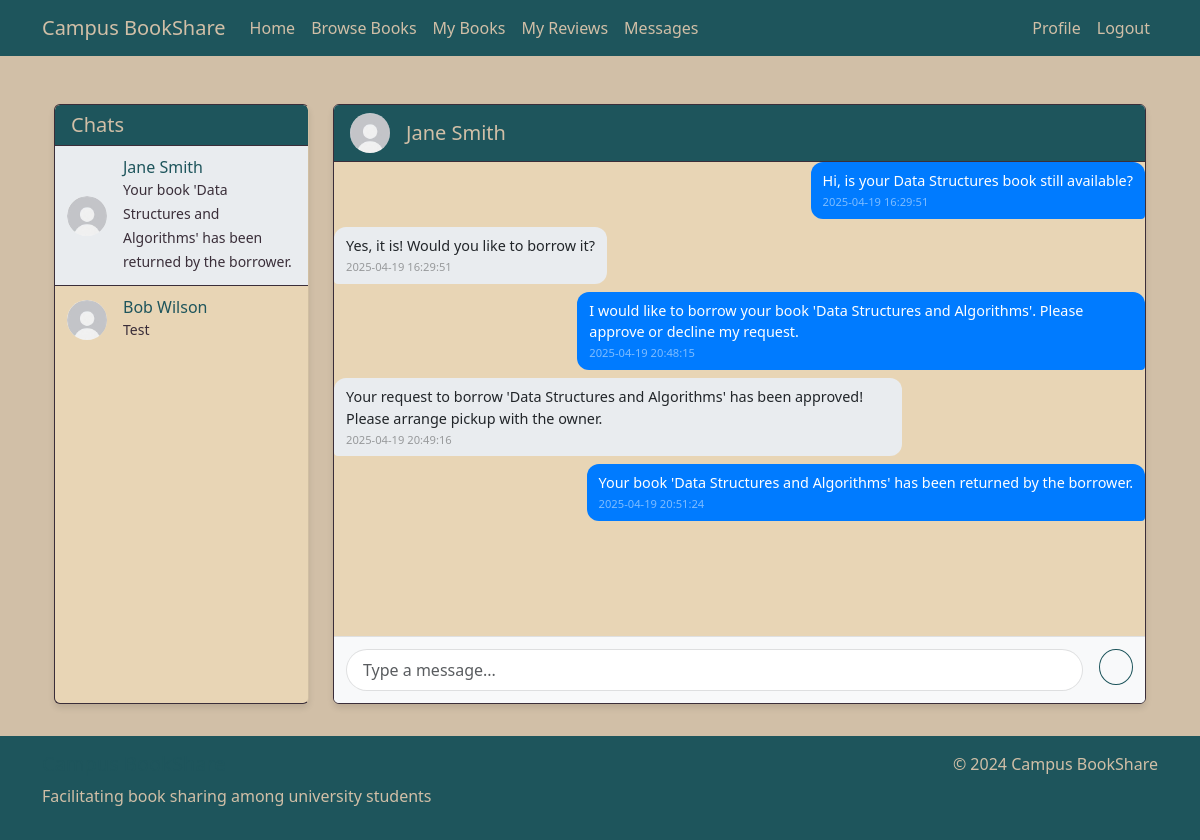
Screenshot of /messages?message_id=7 (signed in) with the database file from the repository.
### tables this page shows
CREATE TABLE Users (
        user_id INTEGER PRIMARY KEY AUTOINCREMENT,
        name TEXT NOT NULL,
        email TEXT NOT NULL UNIQUE,
        password TEXT NOT NULL,
        profile_image TEXT,
        location TEXT
    );

CREATE TABLE Messages (
        message_id INTEGER PRIMARY KEY AUTOINCREMENT,
        sender_id INTEGER,
        receiver_id INTEGER,
        content TEXT NOT NULL,
        timestamp TEXT NOT NULL,
        FOREIGN KEY (sender_id) REFERENCES Users(user_id),
        FOREIGN KEY (receiver_id) REFERENCES Users(user_id)
    );

### app.py (the view)
@app.route('/messages')
@login_required
def messages():
    conn = get_db_connection()
    chats = conn.execute('''
        SELECT DISTINCT u.user_id, u.name, u.profile_image,
               (SELECT m.message_id
                FROM Messages m
                WHERE (m.sender_id = ? AND m.receiver_id = u.user_id)
                   OR (m.sender_id = u.user_id AND m.receiver_id = ?)
                ORDER BY m.timestamp DESC
                LIMIT 1) as last_message_id,
               (SELECT m.content
                FROM Messages m
                WHERE (m.sender_id = ? AND m.receiver_id = u.user_id)
                   OR (m.sender_id = u.user_id AND m.receiver_id = ?)
                ORDER BY m.timestamp DESC
                LIMIT 1) as last_message_preview
        FROM Messages m
        JOIN Users u ON (m.sender_id = u.user_id AND m.receiver_id = ?)
                    OR (m.sender_id = ? AND m.receiver_id = u.user_id)
        WHERE u.user_id != ?
        GROUP BY u.user_id
        ORDER BY last_message_id DESC
    ''', (session['user_id'], session['user_id'],
          session['user_id'], session['user_id'],
          session['user_id'], session['user_id'],
          session['user_id'])).fetchall()
    current_chat_user = None
    chat_messages = []
    message_id = request.args.get('message_id', type=int)
    user_id = request.args.get('user_id', type=int)
    if user_id:
        current_chat_user = conn.execute('''
            SELECT user_id, name, profile_image
            FROM Users
            WHERE user_id = ?
        ''', (user_id,)).fetchone()
        if current_chat_user:
            chat_messages = conn.execute('''
                SELECT m.*,
                       sender.name as sender_name, sender.profile_image as sender_image,
                       receiver.name as receiver_name, receiver.profile_image as receiver_image
                FROM Messages m
                JOIN Users sender ON m.sender_id = sender.user_id
                JOIN Users receiver ON m.receiver_id = receiver.user_id
                WHERE (m.sender_id = ? AND m.receiver_id = ?)
                   OR (m.sender_id = ? AND m.receiver_id = ?)
                ORDER BY m.timestamp ASC
            ''', (session['user_id'], user_id, user_id, session['user_id'])).fetchall()
    elif message_id:
        message = conn.execute('''
            SELECT sender_id, receiver_id
            FROM Messages
            WHERE message_id = ? AND (sender_id = ? OR receiver_id = ?)
        ''', (message_id, session['user_id'], session['user_id'])).fetchone()
        if message:
            other_user_id = message['sender_id'] if message['sender_id'] != session['user_id'] else message['receiver_id']
            current_chat_user = conn.execute('''
                SELECT user_id, name, profile_image
                FROM Users
                WHERE user_id = ?
            ''', (other_user_id,)).fetchone()
            if current_chat_user:
                chat_messages = conn.execute('''
                    SELECT m.*,
                           sender.name as sender_name, sender.profile_image as sender_image,
                           receiver.name as receiver_name, receiver.profile_image as receiver_image
                    FROM Messages m
                    JOIN Users sender ON m.sender_id = sender.user_id
                    JOIN Users receiver ON m.receiver_id = receiver.user_id
                    WHERE (m.sender_id = ? AND m.receiver_id = ?)
                       OR (m.sender_id = ? AND m.receiver_id = ?)
                    ORDER BY m.timestamp ASC
                ''', (session['user_id'], other_user_id, other_user_id, session['user_id'])).fetchall()
    conn.close()
    return render_template('messages.html',
                         chats=chats,
                         current_chat_user=current_chat_user,
                         chat_messages=chat_messages)

### app.py (called while the page is built)
def get_db_connection():
    conn = sqlite3.connect('database.db')
    conn.row_factory = sqlite3.Row
    return conn

def login_required(f):
    @wraps(f)
    def decorated_function(*args, **kwargs):
        if 'user_id' not in session:
            flash('Please log in to access this page.', 'warning')
            return redirect(url_for('login'))
        return f(*args, **kwargs) # Returns original function if logged in
    return decorated_function

### templates/messages.html (shortened to what this page needs)
{% extends "base.html" %}
{% block content %}
<div class="container messages-container">
    <div class="row h-100">
        <div class="col-md-3 h-100">
            <div class="card messages-sidebar">
                <div class="card-header">
                    <h5 class="mb-0">Chats</h5>
                </div>
                <div class="list-group list-group-flush">
                    {% for chat in chats %}
                        <a href="{{ url_for('messages', message_id=chat.last_message_id) }}"
                           class="list-group-item list-group-item-action {% if chat.user_id == current_chat_user.user_id %}active{% endif %}">
                            <div class="d-flex align-items-center">
                                <img src="{{ chat.profile_image or url_for('static', filename='images/default-avatar.png') }}"
                                     class="rounded-circle me-3 profile-image-small"
                                     alt="{{ chat.name }}">
                                <div class="flex-grow-1">
                                    <div class="d-flex justify-content-between align-items-center">
                                        <h6 class="mb-0">{{ chat.name }}</h6>
                                    </div>
                                    <small class="text-muted">{{ chat.last_message_preview }}</small>
                                </div>
                            </div>
                        </a>
                    {% endfor %}
                </div>
            </div>
        </div>
        <div class="col-md-9 h-100">
            <div class="card messages-list">
                {% if current_chat_user %}
                    <div class="card-header d-flex justify-content-between align-items-center">
                        <div class="d-flex align-items-center">
                            <img src="{{ current_chat_user.profile_image or url_for('static', filename='images/default-avatar.png') }}"
                                 class="rounded-circle me-3 profile-image-small"
                                 alt="{{ current_chat_user.name }}">
                            <h5 class="mb-0">{{ current_chat_user.name }}</h5>
                        </div>
                    </div>
                    <div class="card-body chat-messages">
                        {% for message in chat_messages %}
                            <div class="message-bubble {% if message.sender_id == session['user_id'] %}sent{% else %}received{% endif %}">
                                <div class="message-content">
                                    {{ message.content }}
                                </div>
                                <small class="message-time">{{ message.timestamp }}</small>
                            </div>
                        {% endfor %}
                    </div>
                    <div class="card-footer">
                        <form action="{{ url_for('send_message') }}" method="POST" class="d-flex">
                            <input type="text" name="content" class="form-control me-2" placeholder="Type a message...">
                            <button type="submit" class="btn btn-outline-primary">
                            </button>
                        </form>
                    </div>
                {% endif %}
            </div>
        </div>
    </div>
</div>
{% endblock %}

### static/css/style.css (style rules this page uses)
body { background-color: #D1BFA7; color: #1E555C; min-height: 100vh; display: flex; flex-direction: column; }
.card { background-color: #E8D5B5; border: 1px solid #3A2E39; box-shadow: 0 4px 6px rgba(0, 0, 0, 0.1); }
.card-body { color: #1E555C; padding: 1.5rem; }
.form-control { background-color: #F5F0E6; border: 1px solid #3A2E39; color: #1E555C; }
h1, h2, h3, h4, h5, h6 { color: #1E555C; }
.text-muted { color: #3A2E39 !important; }
.profile-image-small { width: 40px; height: 40px; object-fit: cover; }
.btn-outline-primary { color: #1E555C; border-color: #1E555C; font-weight: 600; padding: 0.5rem 1.5rem; border-radius: 20px; }
.messages-container { height: calc(100vh - 200px); display: flex; flex-direction: column; }
.messages-sidebar { height: 100%; overflow-y: auto; border-right: 1px solid rgba(30, 85, 92, 0.1); background-color: #E8D5B5; }
.messages-list { height: 100%; display: flex; flex-direction: column; background-color: #E8D5B5; }
.messages-list .card-body { background-color: #E8D5B5; padding: 0; }
.messages-list .card-footer { background-color: #E8D5B5; border-top: 1px solid rgba(30, 85, 92, 0.1); padding: 0.75rem; }
.messages-sidebar .card-header { background-color: #1E555C; color: #D1BFA7; border-bottom: 1px solid #3A2E39; }
.messages-sidebar .card-header h5 { color: #D1BFA7; }
.messages-sidebar .list-group-item { background-color: #E8D5B5; border: none; border-bottom: 1px solid #3A2E39; color: #1E555C; padding: 1rem; }
.messages-sidebar .list-group-item:last-child { border-bottom: none; }
.messages-sidebar .list-group-item.active { background-color: #1E555C; color: #D1BFA7; border-color: #3A2E39; }
.messages-list .card-header { background-color: #1E555C; color: #D1BFA7; border-bottom: 1px solid #3A2E39; }
.messages-list .card-header h5 { color: #D1BFA7; }
.messages-sidebar { height: 100%; overflow-y: auto; border-right: 1px solid rgba(0, 0, 0, 0.1); }
.messages-sidebar .list-group-item { border: none; border-bottom: 1px solid rgba(0, 0, 0, 0.1); padding: 0.75rem; transition: background-color 0.2s; }
.messages-sidebar .list-group-item.active { background-color: #e9ecef; color: #000; }
.messages-list { height: 100%; display: flex; flex-direction: column; background-color: #f8f9fa; }
.chat-messages { flex: 1; overflow-y: auto; padding: 0.75rem; display: flex; flex-direction: column; gap: 0.5rem; }
.message-bubble { max-width: 70%; padding: 0.5rem 0.75rem; border-radius: 0.75rem; position: relative; font-size: 0.9rem; }
.message-bubble.sent { background-color: #007bff; color: white; align-self: flex-end; border-bottom-right-radius: 0.25rem; }
.message-bubble.received { background-color: #e9ecef; color: #212529; align-self: flex-start; border-bottom-left-radius: 0.25rem; }
.message-bubble .message-time { font-size: 0.7rem; opacity: 0.7; margin-top: 0.15rem; display: block; }
.message-bubble.sent .message-time { color: rgba(255, 255, 255, 0.7); }
.message-bubble.received .message-time { color: rgba(0, 0, 0, 0.5); }
.messages-list .card-footer { background-color: #f8f9fa; border-top: 1px solid rgba(0, 0, 0, 0.1); padding: 0.75rem; }
.messages-list .card-footer form { margin: 0; }
.messages-list .card-footer .form-control { border-radius: 1.5rem; padding: 0.5rem 1rem; background-color: #fff; border: 1px solid rgba(0, 0, 0, 0.1); }
.messages-list .card-footer .btn { border-radius: 50%; width: 36px; height: 36px; padding: 0; display: flex; align-items: center; justify-content: center; margin-left: 0.5rem; }

### rows the page displays
Users: profile_image (placeholder picture), name "Jane Smith", last_message_preview "Your book 'Data Structures and Algorithms' has been returned by the borrower."
Users: profile_image (placeholder picture), name "Bob Wilson", last_message_preview "Test"
Messages: content "Hi, is your Data Structures book still available?", timestamp "2025-04-19 16:29:51"
Messages: content "Yes, it is! Would you like to borrow it?", timestamp "2025-04-19 16:29:51"
Messages: content "I would like to borrow your book 'Data Structures and Algorithms'. Please approve or decline my request.", timestamp "2025-04-19 20:48:15"
Messages: content "Your request to borrow 'Data Structures and Algorithms' has been approved! Please arrange pickup with the owner.", timestamp "2025-04-19 20:49:16"
Messages: content "Your book 'Data Structures and Algorithms' has been returned by the borrower.", timestamp "2025-04-19 20:51:24"
